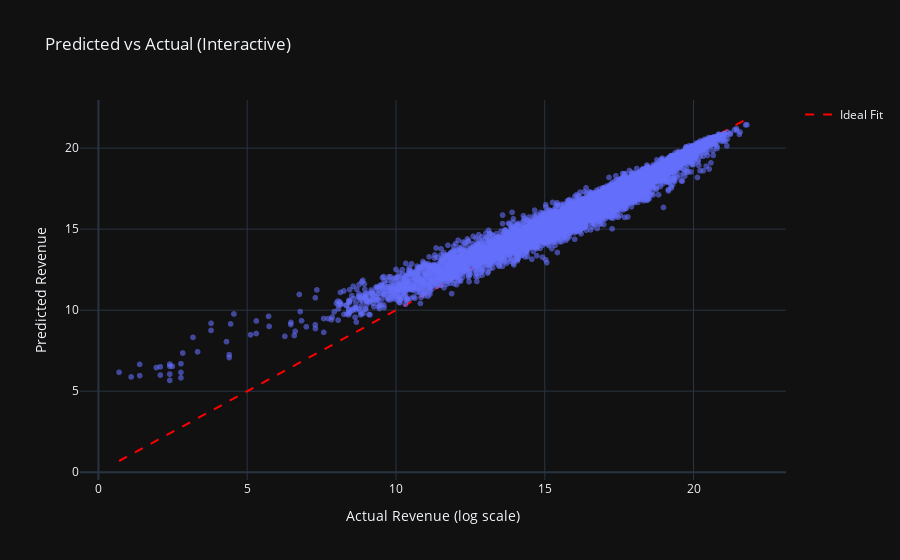

Write notebook code for a chart like this one.
### Code cell
# Predicted vs Actual (interactive Plotly)
fig = px.scatter(x=y, y=y_pred, opacity=0.6,
                 labels={'x': 'Actual Revenue (log scale)', 'y': 'Predicted Revenue'},
                 title="Predicted vs Actual (Interactive)")
fig.add_trace(go.Scatter(x=[y.min(), y.max()], y=[y.min(), y.max()],
                         mode="lines", line=dict(color="red", dash="dash"), name="Ideal Fit"))
fig.show()

### Figure 1 — Plotly figure (JSON) as saved in the notebook; plotly's stock layout.template omitted (floating-point values rounded to 4 significant figures; data arrays with more than 128 entries replaced by an {"elided": "..."} marker saying what was removed)
{"data": [{"hovertemplate": "Actual Revenue (log scale)=%{x}<br>Predicted Revenue=%{y}<extra></extra>", "legendgroup": "", "marker": {"color": "#636efa", "opacity": 0.6, "symbol": "circle"}, "mode": "markers", "name": "", "showlegend": false, "x": {"elided": "9607 float values"}, "xaxis": "x", "y": {"elided": "9607 float values"}, "yaxis": "y", "type": "scattergl"}, {"line": {"color": "red", "dash": "dash"}, "mode": "lines", "name": "Ideal Fit", "x": [0.6931, 21.8], "y": [0.6931, 21.8], "type": "scatter"}], "layout": {"xaxis": {"anchor": "y", "domain": [0.0, 1.0], "title": {"text": "Actual Revenue (log scale)"}}, "yaxis": {"anchor": "x", "domain": [0.0, 1.0], "title": {"text": "Predicted Revenue"}}, "legend": {"tracegroupgap": 0}, "title": {"text": "Predicted vs Actual (Interactive)"}}}
